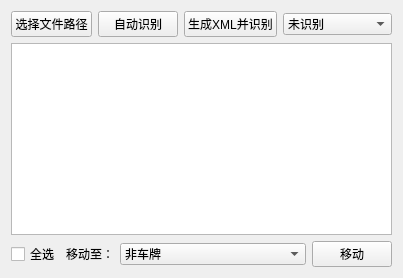
      <widget class="QWidget" name="plateclassifyTab">
       <attribute name="title">
        <string>车牌分类</string>
       </attribute>
       <layout class="QVBoxLayout" name="verticalLayout_3">
        <item>
         <layout class="QHBoxLayout" name="classifyTabTobLayout" stretch="1,1,1,5">
          <item>
           <widget class="QPushButton" name="sourcePlate">
            <property name="text">
             <string>选择文件路径</string>
            </property>
           </widget>
          </item>
          <item>
           <widget class="QPushButton" name="autoClassify">
            <property name="text">
             <string>自动识别</string>
            </property>
           </widget>
          </item>
          <item>
           <widget class="QPushButton" name="simpleXML">
            <property name="text">
             <string>生成XML并识别</string>
            </property>
           </widget>
          </item>
          <item>
           <widget class="QComboBox" name="showClass">
            <property name="editable">
             <bool>false</bool>
            </property>
            <item>
             <property name="text">
              <string>未识别</string>
             </property>
            </item>
            <item>
             <property name="text">
              <string>非车牌</string>
             </property>
            </item>
            <item>
             <property name="text">
              <string>普通车牌</string>
             </property>
            </item>
            <item>
             <property name="text">
              <string>普通车牌_两行</string>
             </property>
            </item>
            <item>
             <property name="text">
              <string>内集车牌</string>
             </property>
            </item>
            <item>
             <property name="text">
              <string>澳门车牌_内</string>
             </property>
            </item>
            <item>
             <property name="text">
              <string>澳门车牌</string>
             </property>
            </item>
            <item>
             <property name="text">
              <string>澳门车牌_两行</string>
             </property>
            </item>
            <item>
             <property name="text">
              <string>香港车牌_内</string>
             </property>
            </item>
            <item>
             <property name="text">
              <string>香港车牌</string>
             </property>
            </item>
            <item>
             <property name="text">
              <string>香港车牌_两行</string>
             </property>
            </item>
            <item>
             <property name="text">
              <string>警牌</string>
             </property>
            </item>
            <item>
             <property name="text">
              <string>军牌</string>
             </property>
            </item>
            <item>
             <property name="text">
              <string>军牌_两行</string>
             </property>
            </item>
            <item>
             <property name="text">
              <string>新能源</string>
             </property>
            </item>
           </widget>
          </item>
         </layout>
        </item>
        <item>
         <widget class="QListWidget" name="resList">
          <property name="flow">
           <enum>QListView::LeftToRight</enum>
          </property>
          <property name="isWrapping" stdset="0">
           <bool>true</bool>
          </property>
          <property name="resizeMode">
           <enum>QListView::Adjust</enum>
          </property>
          <property name="layoutMode">
           <enum>QListView::SinglePass</enum>
          </property>
          <property name="viewMode">
           <enum>QListView::IconMode</enum>
          </property>
          <property name="batchSize">
           <number>100</number>
          </property>
         </widget>
        </item>
        <item>
         <layout class="QHBoxLayout" name="classifyTabBottomLayout" stretch="1,1,12,2">
          <item>
           <widget class="QCheckBox" name="checkBox">
            <property name="text">
             <string>全选</string>
            </property>
           </widget>
          </item>
          <item>
           <widget class="QLabel" name="moveLabel">
            <property name="layoutDirection">
             <enum>Qt::LeftToRight</enum>
            </property>
            <property name="text">
             <string>移动至：</string>
            </property>
            <property name="alignment">
             <set>Qt::AlignRight|Qt::AlignTrailing|Qt::AlignVCenter</set>
            </property>
           </widget>
          </item>
          <item>
           <widget class="QComboBox" name="aimClass">
            <item>
             <property name="text">
              <string>非车牌</string>
             </property>
            </item>
            <item>
             <property name="text">
              <string>普通车牌</string>
             </property>
            </item>
            <item>
             <property name="text">
              <string>普通车牌_两行</string>
             </property>
            </item>
            <item>
             <property name="text">
              <string>内集车牌</string>
             </property>
            </item>
            <item>
             <property name="text">
              <string>澳门车牌_内</string>
             </property>
            </item>
            <item>
             <property name="text">
              <string>澳门车牌</string>
             </property>
            </item>
            <item>
             <property name="text">
              <string>澳门车牌_两行</string>
             </property>
            </item>
            <item>
             <property name="text">
              <string>香港车牌_内</string>
             </property>
            </item>
            <item>
             <property name="text">
              <string>香港车牌</string>
             </property>
            </item>
            <item>
             <property name="text">
              <string>香港车牌_两行</string>
             </property>
            </item>
            <item>
             <property name="text">
              <string>警牌</string>
             </property>
            </item>
            <item>
             <property name="text">
              <string>军牌</string>
             </property>
            </item>
            <item>
             <property name="text">
              <string>军牌_两行</string>
             </property>
            </item>
            <item>
             <property name="text">
              <string>新能源</string>
             </property>
            </item>
           </widget>
          </item>
          <item>
           <widget class="QPushButton" name="moveButton">
            <property name="text">
             <string>移动</string>
            </property>
           </widget>
          </item>
         </layout>
        </item>
       </layout>
      </widget>
